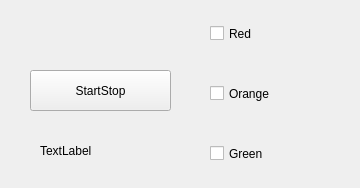
<?xml version="1.0" encoding="UTF-8"?>
<ui version="4.0">
 <class>Form</class>
 <widget class="QWidget" name="Form">
  <property name="geometry">
   <rect>
    <x>0</x>
    <y>0</y>
    <width>360</width>
    <height>188</height>
   </rect>
  </property>
  <property name="windowTitle">
   <string>Tri Color Light Simulator</string>
  </property>
  <widget class="QPushButton" name="bStartStop">
   <property name="geometry">
    <rect>
     <x>30</x>
     <y>70</y>
     <width>141</width>
     <height>41</height>
    </rect>
   </property>
   <property name="text">
    <string>StartStop</string>
   </property>
  </widget>
  <widget class="QCheckBox" name="cbRed">
   <property name="geometry">
    <rect>
     <x>210</x>
     <y>20</y>
     <width>113</width>
     <height>27</height>
    </rect>
   </property>
   <property name="text">
    <string>Red</string>
   </property>
  </widget>
  <widget class="QCheckBox" name="cbOrange">
   <property name="geometry">
    <rect>
     <x>210</x>
     <y>80</y>
     <width>92</width>
     <height>27</height>
    </rect>
   </property>
   <property name="text">
    <string>Orange</string>
   </property>
  </widget>
  <widget class="QCheckBox" name="cbGreen">
   <property name="geometry">
    <rect>
     <x>210</x>
     <y>140</y>
     <width>92</width>
     <height>27</height>
    </rect>
   </property>
   <property name="text">
    <string>Green</string>
   </property>
  </widget>
  <widget class="QLabel" name="label">
   <property name="geometry">
    <rect>
     <x>40</x>
     <y>140</y>
     <width>131</width>
     <height>21</height>
    </rect>
   </property>
   <property name="text">
    <string>TextLabel</string>
   </property>
  </widget>
 </widget>
 <resources/>
 <connections/>
 <designerdata>
  <property name="gridDeltaX">
   <number>10</number>
  </property>
  <property name="gridDeltaY">
   <number>10</number>
  </property>
  <property name="gridSnapX">
   <bool>true</bool>
  </property>
  <property name="gridSnapY">
   <bool>true</bool>
  </property>
  <property name="gridVisible">
   <bool>true</bool>
  </property>
 </designerdata>
</ui>
